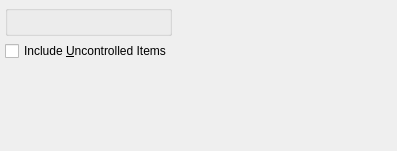
<?xml version="1.0" encoding="UTF-8"?>
<ui version="4.0">
 <comment>This file is part of the xTuple ERP: PostBooks Edition, a free and
open source Enterprise Resource Planning software suite,
Copyright (c) 1999-2019 by OpenMFG LLC, d/b/a xTuple.
It is licensed to you under the Common Public Attribution License
version 1.0, the full text of which (including xTuple-specific Exhibits)
is available at www.xtuple.com/CPAL.  By using this software, you agree
to be bound by its terms.</comment>
 <class>dspUnusedPurchasedItems</class>
 <widget class="QWidget" name="dspUnusedPurchasedItems">
  <property name="geometry">
   <rect>
    <x>0</x>
    <y>0</y>
    <width>397</width>
    <height>151</height>
   </rect>
  </property>
  <property name="windowTitle">
   <string>Unused Purchased Items</string>
  </property>
  <layout class="QHBoxLayout" name="horizontalLayout">
   <item>
    <layout class="QVBoxLayout" name="verticalLayout">
     <item>
      <widget class="ParameterGroup" name="_classCode">
       <property name="title">
        <string/>
       </property>
       <property name="fixedSize">
        <bool>false</bool>
       </property>
      </widget>
     </item>
     <item>
      <widget class="XCheckBox" name="_includeUncontrolled">
       <property name="text">
        <string>Include &amp;Uncontrolled Items</string>
       </property>
      </widget>
     </item>
     <item>
      <spacer name="verticalSpacer">
       <property name="orientation">
        <enum>Qt::Vertical</enum>
       </property>
       <property name="sizeHint" stdset="0">
        <size>
         <width>20</width>
         <height>0</height>
        </size>
       </property>
      </spacer>
     </item>
    </layout>
   </item>
   <item>
    <spacer>
     <property name="orientation">
      <enum>Qt::Horizontal</enum>
     </property>
     <property name="sizeType">
      <enum>QSizePolicy::Expanding</enum>
     </property>
     <property name="sizeHint" stdset="0">
      <size>
       <width>92</width>
       <height>20</height>
      </size>
     </property>
    </spacer>
   </item>
  </layout>
 </widget>
 <layoutdefault spacing="5" margin="5"/>
 <customwidgets>
  <customwidget>
   <class>ParameterGroup</class>
   <extends>QGroupBox</extends>
   <header>parametergroup.h</header>
   <container>1</container>
  </customwidget>
  <customwidget>
   <class>XCheckBox</class>
   <extends>QCheckBox</extends>
   <header>xcheckbox.h</header>
  </customwidget>
 </customwidgets>
 <tabstops>
  <tabstop>_classCode</tabstop>
 </tabstops>
 <resources/>
 <connections/>
</ui>
